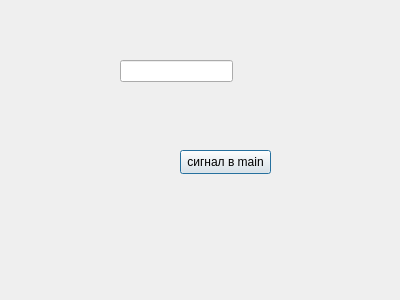
<?xml version="1.0" encoding="UTF-8"?>
<ui version="4.0">
 <class>Dialog</class>
 <widget class="QDialog" name="Dialog">
  <property name="geometry">
   <rect>
    <x>0</x>
    <y>0</y>
    <width>400</width>
    <height>300</height>
   </rect>
  </property>
  <property name="windowTitle">
   <string>Dialog</string>
  </property>
  <widget class="QLineEdit" name="lineEdit">
   <property name="geometry">
    <rect>
     <x>120</x>
     <y>60</y>
     <width>113</width>
     <height>22</height>
    </rect>
   </property>
  </widget>
  <widget class="QPushButton" name="pushButton">
   <property name="geometry">
    <rect>
     <x>180</x>
     <y>150</y>
     <width>91</width>
     <height>24</height>
    </rect>
   </property>
   <property name="text">
    <string>сигнал в main</string>
   </property>
  </widget>
 </widget>
 <resources/>
 <connections/>
</ui>
